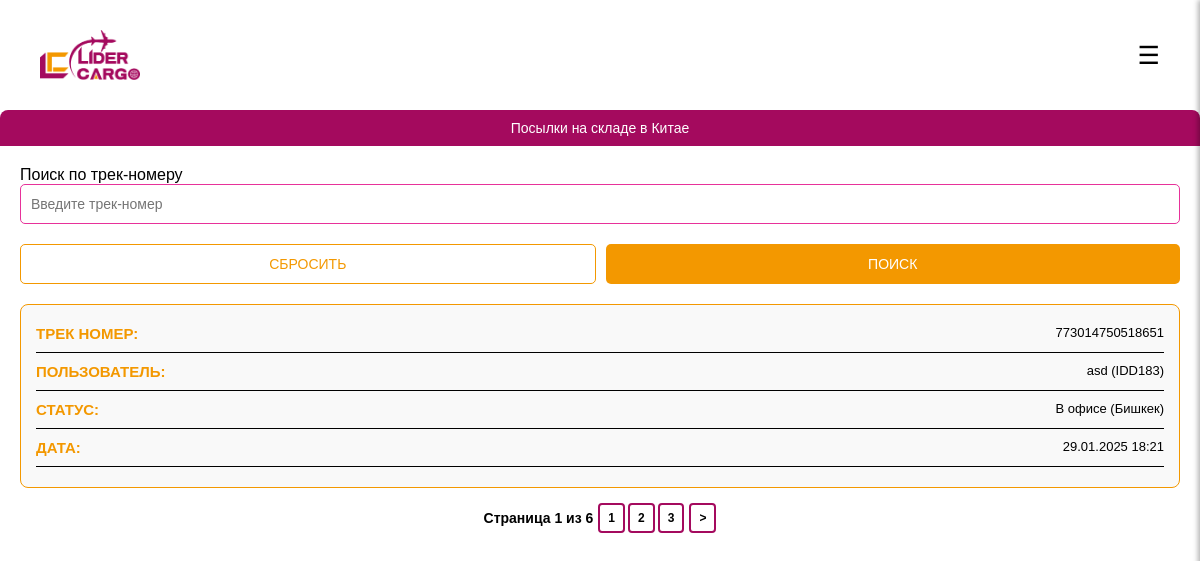
Before: /warehouse/ with the older database file.
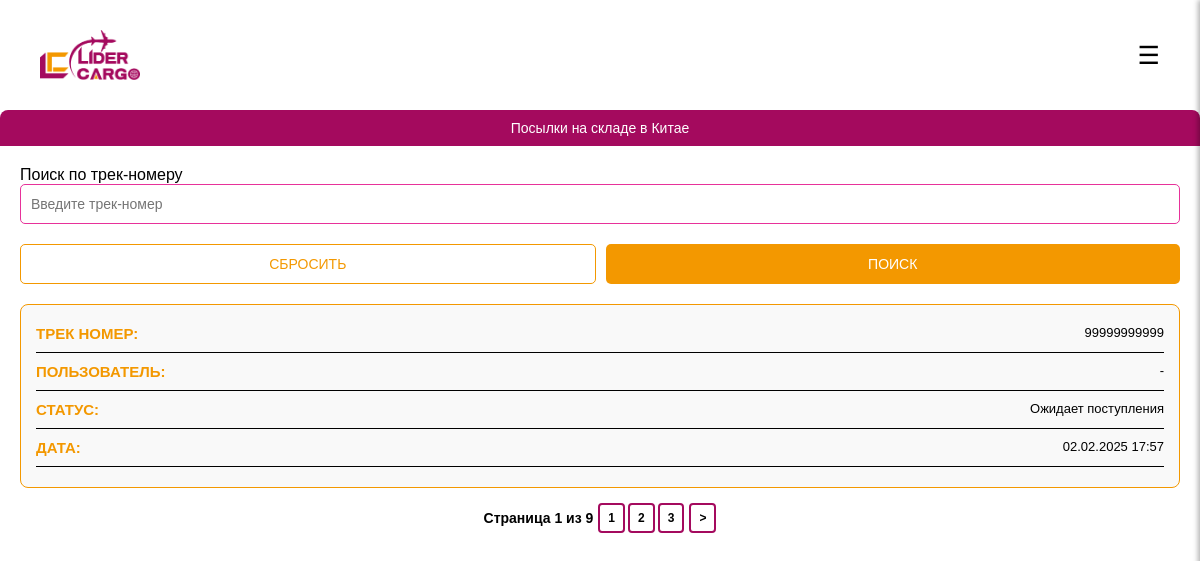
After: the same page with the newer database file.
### app/web_app/models.py (models this page shows, shortened)
class Product(models.Model):
    user = models.ForeignKey('User', on_delete=models.SET_NULL, verbose_name='Пользователь', null=True, blank=True)
    track = models.CharField(max_length=70, verbose_name="Трек номер")
    weight = models.FloatField(verbose_name="КГ", help_text="Килограм товара")
    price = models.FloatField(verbose_name="Цена ($)", help_text="Автоматически рассчитывается", editable=False)
    status = models.CharField(
        max_length=20,
        choices=ProductStatus.choices,
        default=ProductStatus.WAITING_FOR_ARRIVAL,
        verbose_name="Статус"
    )
    created_by_manager = models.BooleanField(default=False, verbose_name="Добавлено менеджером")
    created_at = models.DateTimeField(auto_now_add=True, verbose_name="Дата создания", null=True)
    class Meta:
        verbose_name = "Товар"
        verbose_name_plural = "Товары"
        ordering = ['-created_at']

class User(AbstractUser):
    chat_id = models.BigIntegerField(null=True, blank=True, verbose_name="Chat ID")
    id_user = models.CharField(
        max_length=10,
        unique=True,
        blank=True,
        null=True,
        verbose_name='Айди'
    )
    code = models.CharField(
        max_length=10,
        unique=True,
        blank=True,
        null=True,
        verbose_name="Код"
    )
    full_name = models.CharField(max_length=255, verbose_name="ФИО")
    phone_number = models.CharField(max_length=20, unique=True, verbose_name="Номер телефона")
    pickup_point = models.ForeignKey(
        Pvz,
        on_delete=models.CASCADE,
        verbose_name="ПВЗ",
        null=True,
        blank=True,
        related_name='users'
    )
    address = models.TextField(verbose_name="Адрес")
    warehouse_address = models.TextField(verbose_name="Адрес склада", blank=True, null=True)
    REQUIRED_FIELDS = []
    def __str__(self):
        return f"{self.full_name} ({self.id_user})"
    class Meta:
        verbose_name = "Пользователь"
        verbose_name_plural = "Пользователи"

### app/web_app/views.py (the view)
# urls.py: path("warehouse/", warehouse, name='warehouse'),
def warehouse(request):
    query = request.GET.get('q')
    products = Product.objects.all()
    if query:
        products = products.filter(track__icontains=query)
    page_obj = paginate_queryset(products, request, per_page=1)  # Показываем 10 товаров на странице
    return render(request, "warehouse.html", {
        "products": page_obj,
        "query": query
    })

### app/web_app/pagination.py (called while the page is built)
def paginate_queryset(queryset, request, per_page=10):
    paginator = Paginator(queryset, per_page)
    page_number = request.GET.get('page')
    try:
        page_obj = paginator.get_page(page_number)
    except PageNotAnInteger:
        page_obj = paginator.get_page(1)
    except EmptyPage:
        page_obj = paginator.get_page(paginator.num_pages)
    return page_obj

### templates/warehouse.html (shortened to what this page needs)
{% load static %}
<!DOCTYPE html>
<html lang="en">
<head>
    <link rel="stylesheet" href="https://cdnjs.cloudflare.com/ajax/libs/font-awesome/6.0.0-beta3/css/all.min.css">
</head>
<body>
    <div class="container content">
        <div class="header">
            <img class="logophoto" src="{% static './assets/images/CargosLogo.png' %}" alt="Lider Cargo">
            <button class="menu-button" onclick="toggleSidebar()">☰</button>
        </div>
        <div class="search-section">
            Посылки на складе в Китае
        </div>
        <form action="{% url 'warehouse' %}" method="GET" class="search-container">
            <label class="labelSearch" for="trackSearch">Поиск по трек-номеру</label>
            <input type="text" name="q" id="trackSearch" placeholder="Введите трек-номер" value="{{ query|default_if_none:'' }}">
            <div class="btn-past">
                <button type="button" class="reset-button" onclick="resetSearch()">СБРОСИТЬ</button>
                <button type="submit">ПОИСК</button>
            </div>
        </form>
        {% if products %}
            {% for x in products %}
            <div class="card">
                <div class="card-row">
                    <span class="label">ТРЕК НОМЕР:</span>
                    <span class="value">{{ x.track }}</span>
                </div>
                <div class="line"></div>
                <div class="card-row">
                    <span class="label">ПОЛЬЗОВАТЕЛЬ:</span>
                    <span class="value">{{ x.user|default:"-" }}</span>
                </div>
                <div class="line"></div>
                <div class="card-row">
                    <span class="label">СТАТУС:</span>
                    <span class="value">{{ x.get_status_display }}</span>
                </div>
                <div class="line"></div>
                <div class="card-row">
                    <span class="label">ДАТА:</span>
                    <span class="value">{{ x.created_at|date:"d.m.Y H:i" }}</span>
                </div>
                <div class="line"></div>
            </div>
            {% endfor %}
        {% else %}
            <p>Ничего не найдено.</p>
        {% endif %}
    {% include 'pagination.html' with page_obj=product_list sort=sort %}
</body>
</html>

Changed rows visible on the page:
no longer on this page (row edited): Product: track "773014750518651", user "asd (IDD183)", status "В офисе (Бишкек)", created_at "29.01.2025 18:21"
added Product: track "99999999999", user "-", status "Ожидает поступления", created_at "02.02.2025 17:57"
Other visible differences:
{{ products.paginator.num_pages }}: "6" → "9"
